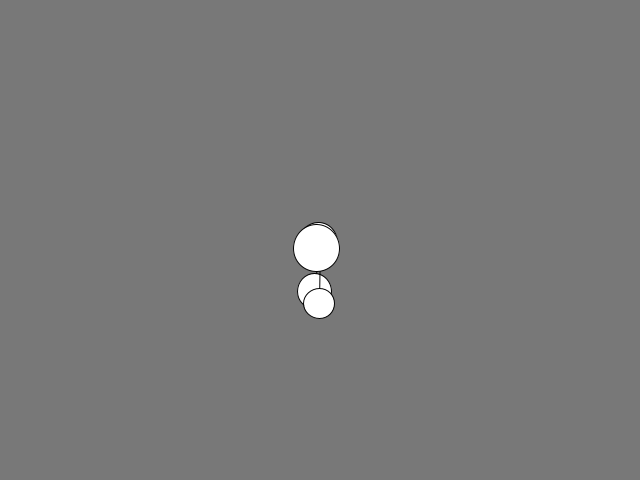
Frame 1 (no input)
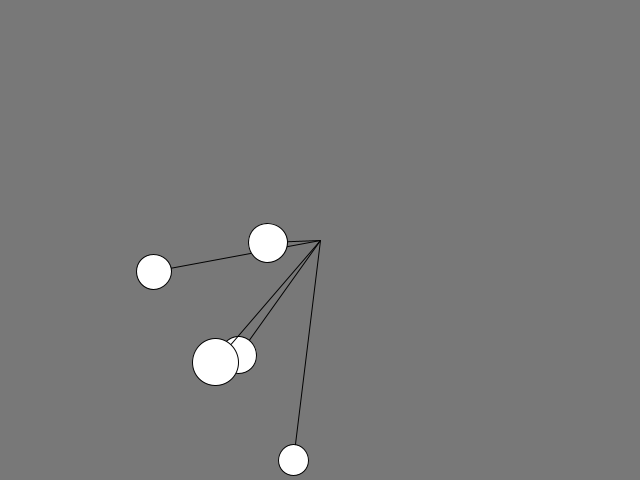
Frame 60 (the mouse pressed at the canvas centre just before this capture)
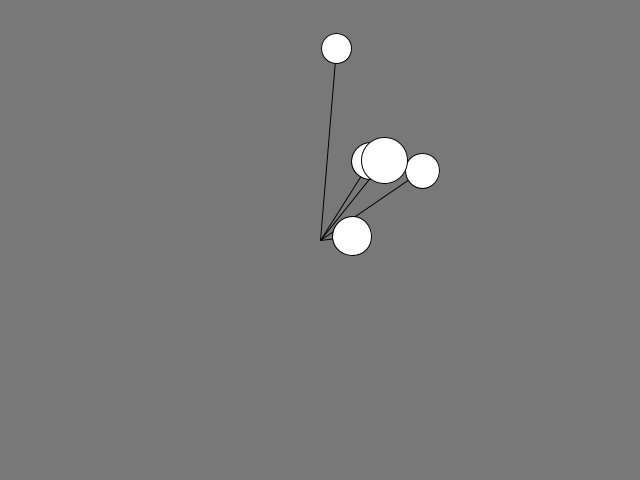
Frame 120 (the mouse held since frame 60 and released just before this capture)

The Processing sketch that drew these frames (run headless with seeded random() and noise(); from frame 60 on, the mouse is pressed at the canvas centre):

// Processing sketch: SMH_with_obj
// ── SMH_with_obj.pde
Oscillator[] oscillators=new Oscillator[5];
final float Period=200;
void setup() {
  size(640, 480);
  for (int i=0;i< oscillators.length;i++){
      oscillators[i] =new Oscillator();
  }
}
void draw() {
  background(120);
  translate(width/2, (height)/2);
  for (Oscillator oscillator : oscillators)
    oscillator.simpleHarmonicMotion();

}

// ── Oscillator.pde
class Oscillator {
  PVector Amplitude;
  float size;
  int rand;
  Oscillator(){
    Amplitude=new PVector(-random(width/2 -50),random(width/2 -50), random(height/2 -50));
    size=random(30,50);
    rand=(int)random(30);
  }
  void simpleHarmonicMotion() {
    pushMatrix();

    float x=Amplitude.x*sin((frameCount/Period)*TWO_PI);
    float y=Amplitude.y*sin(((frameCount+rand)/Period)*TWO_PI);
    stroke(2);
    line(0, 0, x, y);
    ellipse(x, y, size, size);
    popMatrix();
  }
}
